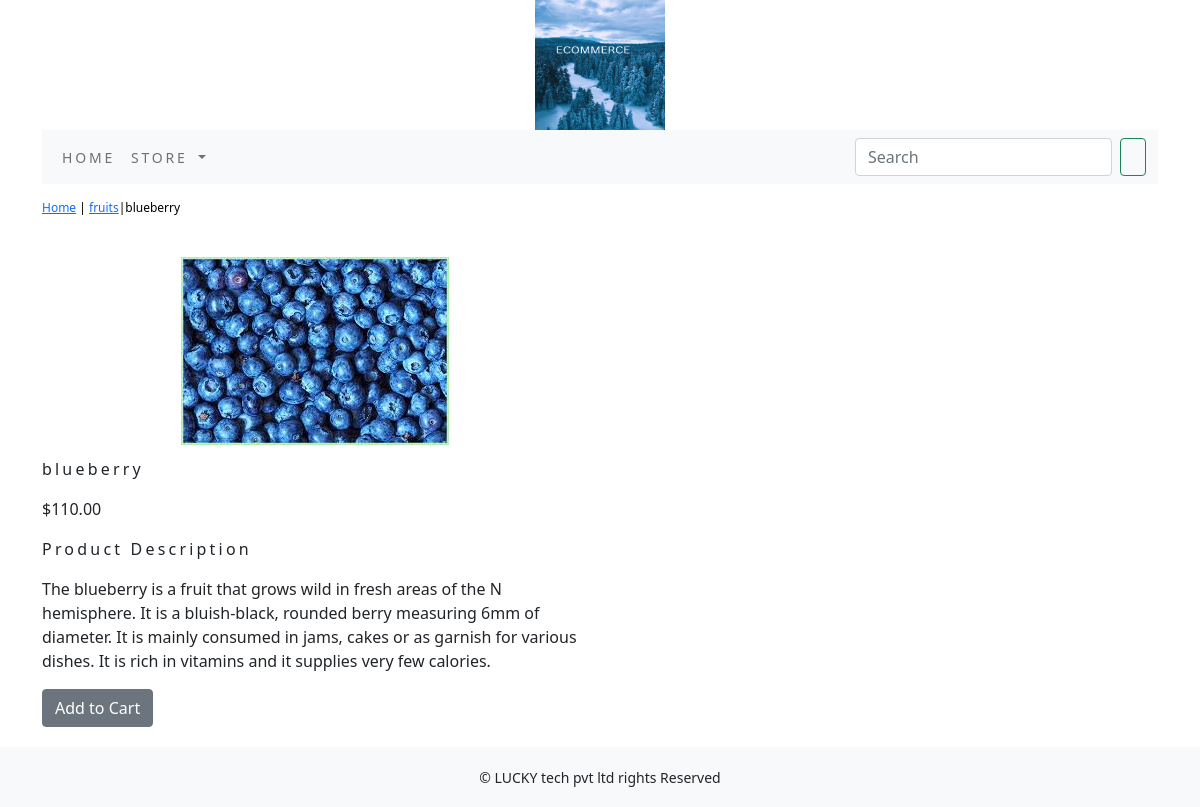
Screenshot of /store/fruits/blueberry/ with the database file from the repository.
### store/models.py (models this page shows, shortened)
class Product(models.Model):
    name=models.CharField(max_length=250,unique=True)
    slug=models.SlugField(max_length=250,unique=True)
    description=models.TextField(blank=True)
    price=models.DecimalField(max_digits=10,decimal_places=2)
    category=models.ForeignKey(Category,on_delete=models.CASCADE)
    image=models.ImageField(upload_to='product',blank=True)
    stock=models.IntegerField()
    available=models.BooleanField(default=True)
    created=models.DateTimeField(auto_now_add=True)
    updated=models.DateTimeField(auto_now_add=True)
    class Meta:
        ordering = ('name',)
        verbose_name = 'product'
        verbose_name_plural = 'products'

class Category(models.Model):
    name=models.CharField(max_length=250,unique=True)
    slug=models.SlugField(max_length=250,unique=True)
    description=models.TextField(blank=True)
    image=models.ImageField(upload_to='category',blank=True)
    class Meta:
        ordering=('name',)
        verbose_name='category'
        verbose_name_plural='categories'
    def get_url(self):
        return reverse('store:products_by_category',args=[self.slug])
    def __str__(self):
        return '{}'.format(self.name)

### store/views.py (the view)
# urls.py: path('<slug:c_slug>/<slug:product_slug>/', views.proDetail, name='prodCatdetail'),
def proDetail(request,c_slug,product_slug):
    try:
        product=Product.objects.get(category__slug=c_slug,slug=product_slug)
    except Exception as e:
        raise e
    return render(request,'product.html',{'product':product})

### cart/context_processors.py (called while the page is built)
def counter(request):
    item_count=0
    if 'admin' in request.path:
         return {}
    else:
        try:
            cart=Cart.objects.filter(cart_id=_cart_id(request))
            car_items=CartItem.objects.all().filter(cart=cart[:1])
            for cart_items in car_items:
                  item_count += cart_items.quantity
        except Cart.DoesNotExist:
            item_count =0
    return  dict(item_count=item_count)

### cart/views.py (called while the page is built)
def _cart_id(request):
    cart=request.session.session_key
    if not cart:
        cart=request.session.create()
    return cart

### store/context_processors.py (called while the page is built)
def menu_links(request):
    links=Category.objects.all()
    return dict(links=links)

### templates/product.html (shortened to what this page needs)
{% extends 'base.html' %}
{% load static %}
{% block content %}
<div class="row my_prod_row_class">
    <div class="mx_auto">
        <p> <a href="{% url 'store:allProdCat' %}">Home</a> | <a href ="{{product.category.get_url}}">{{product.category}}</a>|{{product.name}} </p>
    </div>
<div class="container">
<br>
<div class="row">
    <div class="col-12 col-sm-12 col-md-12 col-lg-6 text-center">
        <div style="min-width:18rem">
            <img src="{{product.image.url}}" alt="{{product.name}}">
        </div>
    </div>
</div>
     <div class="col-12 col-sm-12 col-md-12 col-lg-6">
         <div>
        <h1 class="my_prod_title">{{product.name}}</h1>
        <p>${{product.price}}</p>
        <p class="my_title">Product Description</p>
        <p class="text-justify my_rod_text">{{product.description}}</p>
        {% if product.stock <= 0 %}
        <p class="text-justify my_prod_text"><b> Out of stock </b></p>
        {% else %}
        <a class="btn btn-secondary" href="{% url 'cart:add_cart' product.id %}">Add to Cart</a>
        {% endif %}
</div>
    </div>
</div>
</div>
{% endblock %}

### static/css/custom.css (style rules this page uses)
body { font-family: 'Roboto', sans-serif; }
.my_title { font-size:16px; text_transform:uppercase; letter-spacing:.2em; }
.my_prod_row_class { padding-top:15px; padding-bottom:20px; }
.my_prod_row_class .mx_auto { color:#000; font-size:12px; text-decoration:none; }
.my_prod_title { font-size:16px; text_transform:uppercase; letter-spacing:.2em; padding-top:15px; padding-bottom:10px; }

### rows the page displays
Product: category "fruits", name "blueberry", image (picture), price "110.00", description "The blueberry is a fruit that grows wild in fresh areas of the N hemisphere. It is a bluish-black, rounded berry measuring 6mm of diameter. It is mainly consumed in jams, cakes or as garnish for various dishes. It is rich in vitamins and it supplies very few calories."
